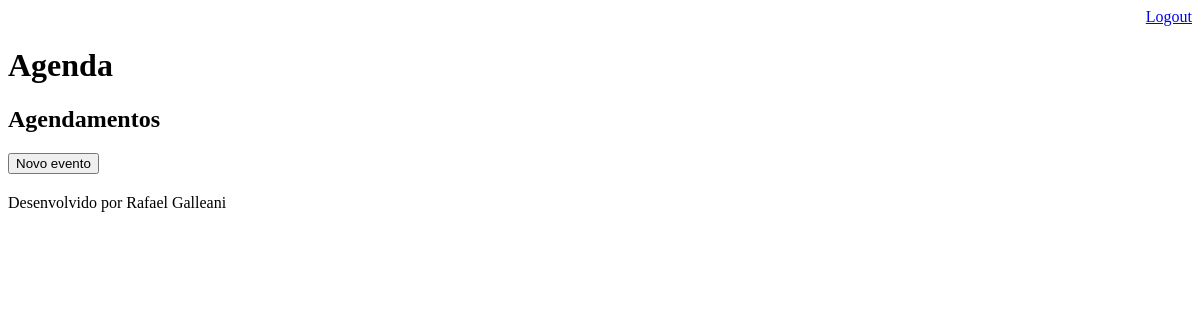
The page /agenda/ (signed in) on the database as committed earlier.
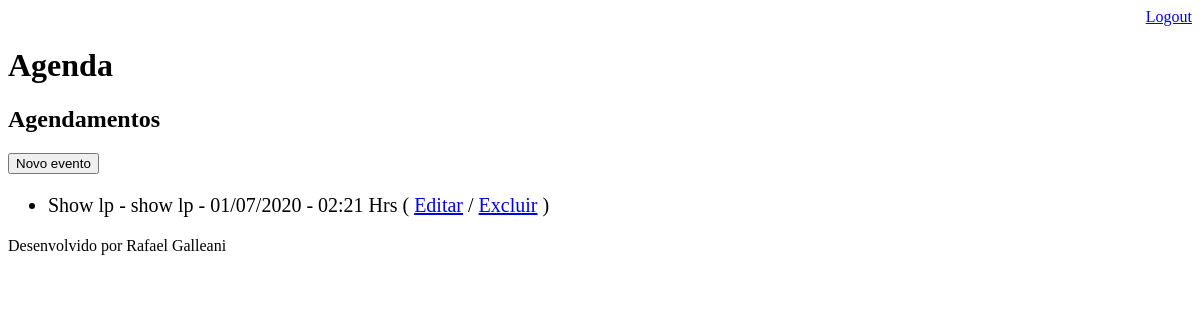
The same page on the database as committed later.
### core/models.py (models this page shows, shortened)
class Evento(models.Model):
    titulo = models.CharField(max_length = 100)
    descricao = models.TextField(blank = True, null = True)
    data_evento = models.DateTimeField(verbose_name = 'Data do Evento') #verbose modifica o nome apresentado na coluna na tabela
    data_criacao = models.DateTimeField(auto_now = True, verbose_name = 'Data de criação')
    usuario = models.ForeignKey( User, on_delete = models.CASCADE ) # on_delete obriga a tabela a apagar todos registroso do usuario ao ser deletado
    class Meta:
        db_table = 'evento'
    def get_data_evento(self):
        return self.data_evento.strftime( '%d/%m/%Y - %H:%M Hrs' )
    def get_evento_atrasado(self):
        if self.data_evento < datetime.now():
            return True
        else:
            return False

### core/views.py (the view)
# urls.py: path('agenda/', views.lista_eventos ),
@login_required( login_url = '/login/' )
def lista_eventos( request ):
    usuario = request.user
    data_atual = datetime.now() - timedelta( hours = 1 )
    evento = Evento.objects.filter( usuario = usuario,
                                    data_evento__gt = data_atual)
    dados = { 'eventos' : evento }
    return render( request, 'agenda.html', dados )

### templates/agenda.html
{% extends "model-page.html" %}
{% block content %}
    <h2>Agendamentos</h2>
    <a href="evento/">
        <button type="button">Novo evento</button>
    </a>
    <ul style="font-size: 20px">
        {% for evento in eventos %}
        <li>
            <div style={% if evento.get_evento_atrasado %}"color:red"{% endif %}>
                {{ evento.titulo }} - {{ evento.descricao }} - {{ evento.get_data_evento }}
                ( <a href="evento/?id={{ evento.id }}">Editar</a> /
                <a href="evento/delete/{{ evento.id }}/">Excluir</a> )
            </div>
        </li>
        {% endfor %}
    </ul>
{% endblock %}

Rows that differ between the two databases and show on the page:
added Evento: titulo "Show lp", descricao "show lp", get_data_evento "01/07/2020 - 02:21 Hrs"
